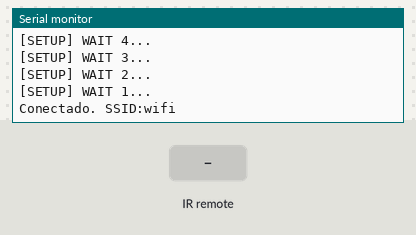
A sketch run on a simulated ESP8266 (NodeMCU). Parts: the last lines printed to the serial monitor. The inputs (shaded band) are chosen by the test bench. WiFi joins after 1.5 s; servers stay silent unless stated; uploads are accepted with an empty reply.

Above: at 5.2 s.
5.3 s: infrared code 0x20DF8877 received
At 5.6 s:
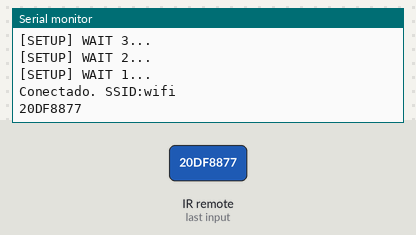
8.3 s: infrared code 0x20DF48B7 received
At 9.5 s:
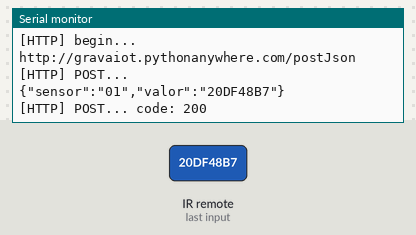
9.8 s: infrared code 0x20DFC837 received
At 9.97 s:
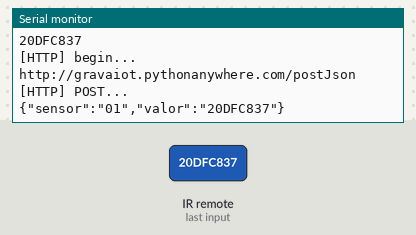
11.3 s: infrared code 0x20DF28D7 received
At 11.48 s:
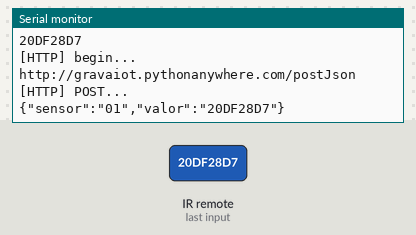
Timing chart, 0 to 13.8 s (numbered marks = the images above; inputs shaded):
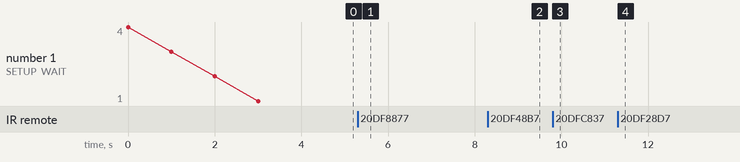

The sketch:

apiot_post_esp8266_irsensor.ino
```cpp
/**
    Internet das Coisas
    Baseado em exemplo da IDE Arduino
    BasicHTTPClient.ino
    Created on: 24.05.2015
    Setembro de 2022
*/

#include <Arduino.h>
#include <ESP8266WiFi.h>
#include <ESP8266WiFiMulti.h>
#include <ArduinoJson.h>
#include <ESP8266HTTPClient.h>


#define REPETE 0xFFFFFFFF
#define BT_UM 0x20DF8877
#define BT_DOIS 0x20DF48B7
#define BT_TRES 0x20DFC837
#define BT_QUATRO 0x20DF28D7

#define API_RONALDO "http://iotron.pythonanywhere.com/envia"
#define API_CATARINA "http://catarinasenac.pythonanywhere.com/postJson"
#define API_ARNOTT_IOT "http://apiot.pythonanywhere.com/postJson"
#define API_ARNOTT_GRAVAIOT "http://gravaiot.pythonanywhere.com/postJson"

#include <WiFiClient.h>
#include <IRremote.h>                       // Biblioteca IRemote

#define HEADER_KEY "eFgHjukoli12Reatyghmaly76"
#define RECV_PIN 12

/* Variaveis Globais */

ESP8266WiFiMulti WiFiMulti;
WiFiClient client;
HTTPClient http;
DynamicJsonDocument doc(1024);
IRrecv irrecv(RECV_PIN);                    // criando a instância
decode_results results;
int val_sens=0;

char ssid[] = "wifi";
char senha[]="*******";

// setup da placa
void setup() {
  Serial.begin(115200);
  irrecv.enableIRIn();                      // Inicializa a recepção de códigos

  Serial.println();
  Serial.println();
  Serial.println("Conectando Wifi");
  for (uint8_t t = 4; t > 0; t--) {
    Serial.printf("[SETUP] WAIT %d...\n", t);
    Serial.flush();
    delay(1000);
  }
  WiFi.mode(WIFI_STA);
  WiFiMulti.addAP( ssid , senha );
  Serial.print("Conectado. SSID:");
  Serial.println( ssid );
}

// repeticao - envia dados se sensor identificar leitura - IR
void loop() {
  if (leSensorIr() != 0){
    envia( API_ARNOTT_GRAVAIOT );
  }
}

// funcao para enviar dados
int envia( char *api ){
  static char dados[1024];
  static char sensor [10], valor[12];
  static String payload;

  // wait for WiFi connection
  if (WiFiMulti.run() == WL_CONNECTED) {
    Serial.print("[HTTP] begin...\n");
    Serial.println( api );
    if ( http.begin( client, api)) {
      Serial.print("[HTTP] POST...\n");
      // start connection and send HTTP header
      http.addHeader("Content-Type","application/json");
      http.addHeader("Authorization-Token", HEADER_KEY );

      sprintf( sensor, "%02d", 1 );
      sprintf( valor, "%08X", results.value );

      doc["sensor"] = sensor;
      doc["valor"] = valor;

      serializeJson(doc, dados);
      Serial.println( dados );
      int httpCode = http.POST( dados );
      // httpCode will be negative on error
      if (httpCode > 0) {
        // HTTP header has been send and Server response header has been handled
        Serial.printf("[HTTP] POST... code: %d\n", httpCode);
        // file found at server
        if (httpCode == HTTP_CODE_OK || httpCode == HTTP_CODE_MOVED_PERMANENTLY) {
          payload = http.getString();
          Serial.println(payload);
        }
      } else
          Serial.printf("[HTTP] POST... failed, error: %s\n", http.errorToString(httpCode).c_str());
      http.end();
    } else
        Serial.printf("[HTTP} Unable to connect\n");
  }
  return 0;
}

// funcao oara ler sensor InfraVermelho - controle remoto
int leSensorIr(){
  if (irrecv.decode(&results))              // se algum código for recebido
  {
    if ( results.value != REPETE ){
      Serial.println(results.value, HEX);
      irrecv.resume();
      delay(10);
      return(1);
    }
  }
  irrecv.resume();
  delay(10);
  return(0);
}
```

Measured:
- after the input at 5.3 s, the serial monitor: prints a new line at once (image 1)
- after the input at 8.3 s, the serial monitor: prints a new line at once (image 2)
- after the input at 9.8 s, the serial monitor: prints a new line at once (image 3)
- after the input at 11.3 s, the serial monitor: prints a new line at once (image 4)
